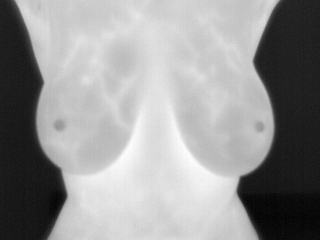
%> input picture Nipple detection/IR_0100.png, 320 x 240 px
$ octave nipple_Nasri_Chiheb.m   (GNU Octave 9; MATLAB toolbox functions it lacks are replaced by stand-ins)
%> lines starting %> are read from the running program, lines starting %| are printed output that depends on the picture; in (x1, y1, x2, y2) boxes, pixels count from 0 and x2, y2 are one past the last pixel; in counts of white or black regions, pixels touching at a corner belong together; the program's own positions count from 1
%Initialization
clc;
clear;
close;
%We get the input image
%Just insert image to process
Original_image = imread('IR_0100.png');
%> Original_image is the input picture: size 240x320x3 uint8; min 0, max 255, mean 149.4

%Segmentation part to extract only the body
%If the image is not a greyscale image we transform it
[~, ~, numberOfColorChannels] = size(Original_image);
%> numberOfColorChannels = 3
if numberOfColorChannels > 1
    GreyS_image = rgb2gray(Original_image);
end

%We apply the mask with threshold 50
binaryImage = GreyS_image < 50;
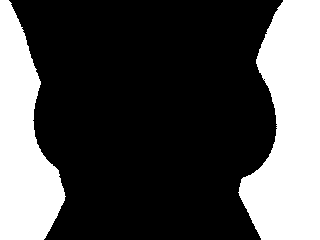
%> binaryImage: size 240x320 logical; 30.5% white; 2 white regions, box (x1, y1, x2, y2) and area: (238, 0, 320, 240) 13755, (0, 0, 66, 240) 9631

% Clean the image by filling the background pixel for better quality
binaryImage = imfill(binaryImage, 'holes');
%> binaryImage: size 240x320 logical; 30.5% white; 2 white regions, box (x1, y1, x2, y2) and area: (238, 0, 320, 240) 13756, (0, 0, 66, 240) 9631

% Apply closing and dilatation method to the image
se_close = strel('disk',10);
closed_mask = imclose(binaryImage, se_close);
%> closed_mask: size 240x320 logical; 30.5% white; 2 white regions, box (x1, y1, x2, y2) and area: (238, 0, 320, 240) 13770, (0, 0, 66, 240) 9647

se_dilate = strel('disk',10);
dilated_mask = imdilate(closed_mask, se_dilate);
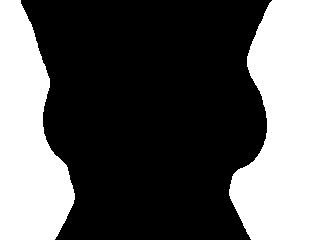
%> dilated_mask: size 240x320 logical; 37% white; 2 white regions, box (x1, y1, x2, y2) and area: (229, 0, 320, 240) 16314, (0, 0, 75, 240) 12102

%Revert the image
mask = imcomplement(dilated_mask);

%Segmentation of the image
Seg = GreyS_image;
Seg(~mask) = 0;
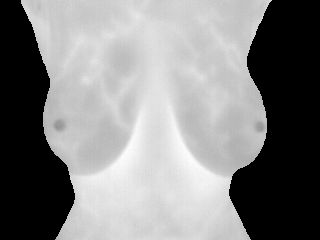
%> Seg: size 240x320 uint8; min 0, max 255, mean 131.5

%%%%%%%%%%%%%%%%%%%%%%%%%%%%%%%%%%%%%%%%%%%%%%%%%%%%%%%%%%%%%%%%%%%%%%%%%%%%

%Thresholding algorithm
Simage=mat2gray(Seg);

%Use median operator with local neighborhood of 15 pixel and constant of 0,03
%Apply median filter
median=medfilt2(Simage,[15 15]);

%Deduct the median image from the segmented image
median_result=median-Simage;
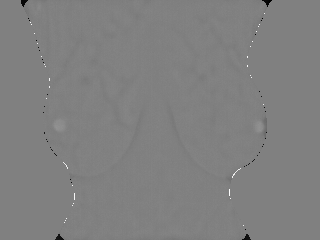
%> median_result: size 240x320 double; min -0.859, max 0.839, mean -0.00184; drawn with min black and max white

%Imbinzarize the image
Nipple_candidate=imbinarize(median_result,0.03);
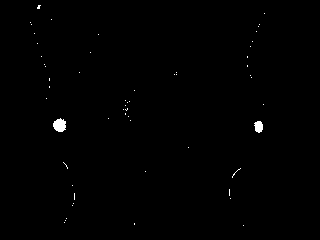
%> Nipple_candidate: size 240x320 logical; 0.42% white; 57 white regions (55 under 20 px), largest, box (x1, y1, x2, y2) and area: (53, 118, 66, 132) 137, (254, 121, 263, 133) 83

%%%%%%%%%%%%%%%%%%%%%%%%%%%%%%%%%%%%%%%%%%%%%%%%%%%%%%%%%%%%%%%%

%Nipple Selection
%First rule is already implemented by image segmentation

%2nd rule, Nipples occupy 2 small regions of the body
%Take off too small regions
Nipple_candidate_filtered = bwareaopen(Nipple_candidate,20);
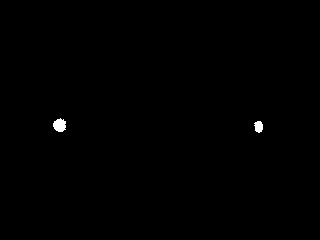
%> Nipple_candidate_filtered: size 240x320 logical; 0.29% white; 2 white regions, box (x1, y1, x2, y2) and area: (53, 118, 66, 132) 137, (254, 121, 263, 133) 83


%3rd rule, Nipples are not in upper or lower part of thermogram
%Using a threshold we will exclude these parts of the image
[Width, Length] = size(Nipple_candidate_filtered);
%> Width = 240; Length = 320
T_height_up = 0.35 * Width;
%> T_height_up = 84
T_height_down = 0.3 * Width;
%> T_height_down = 72

%Draw the part to keep
imshow(Nipple_candidate_filtered);
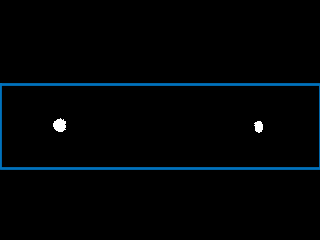
%> figure redrawn from the program's plot data
h = drawrectangle('Position',[0,Width-(T_height_down+T_height_up),Length,Width-(T_height_down+T_height_up)]);

%Create the mask
BW = createMask(h);
mask = imcomplement(BW);
%Delete the upper and lower part
Segm = Nipple_candidate_filtered;
Segm(~BW) = 0;


%4rth fact, divide in two regions
center = Length/2;
%> center = 160

%5th fact, Nipples are round

% Clean the image by fillin background pixel for better quality
im = imfill(Segm, 'holes');

%Calculate centroid to determin if it belongs to right or left
%Calculate circulatrity and area of the candidates to get the nipples

stats =  regionprops(im,'Centroid','Circularity','Area');
%> stats = 2 regions; Area, Centroid and Circularity: 137 [60.3 125.8] 0.812, 83 [259.3 127.3] 0.866

%All our candidates are now in stats variable
%Analysis of the candidate using centroids ,circularity and Area as criteria
%Start by separating left and right region candidates
%We fill two dictionnaries with the candidates and their characteristics

leftC=struct('Centroid',[],'Circularity',{},'Area',{});
rightC=struct('Centroid',[],'Circularity',{},'Area',{});
for i = 1:length(stats)
    if stats(i).Centroid(1) < center
    leftC(end+1) = stats(i);
    else
        rightC(end+1) = stats(i);
    end
end
%> this loop made 2 passes
%> after the loop, leftC = 1 region; Centroid, Circularity and Area: [60.3 125.8] 0.812 137; rightC = 1 region; Centroid, Circularity and Area: [259.3 127.3] 0.866 83

 %For each right and left candidates we determin wich is the nipple
 %by comparing first circularity and taking index of it
 [~,Lc] = max([leftC.Circularity]);
%> Lc = 1
 left_nipple_index_maxC = Lc;
%> left_nipple_index_maxC = 1
 [~,Rc] = max([rightC.Circularity]);
%> Rc = 1
 right_nipple_index_maxC = Rc;
%> right_nipple_index_maxC = 1

 %Then we compare the area
 [~,La] = max([leftC.Area]);
%> La = 1
 left_nipple_index_maxA = La;
%> left_nipple_index_maxA = 1
 [~,Ra] = max([rightC.Area]);
%> Ra = 1
 right_nipple_index_maxA = Ra;
%> right_nipple_index_maxA = 1

 %If the index of the candidate with biggest Circularity correspond
 %The index of the biggest area we skip else we chose the one with biggest
 %Area

 if left_nipple_index_maxC == left_nipple_index_maxA
    Left_nipple_index = left_nipple_index_maxC;
%> Left_nipple_index = 1
 else
     Left_nipple_index = left_nipple_index_maxA;
 end
 %We do the same with the right part
 if right_nipple_index_maxC == right_nipple_index_maxA
    right_nipple_index = right_nipple_index_maxC;
%> right_nipple_index = 1
 else
     right_nipple_index = right_nipple_index_maxA;
 end

 %Add markers on the nipple position

 pos = [leftC(Left_nipple_index).Centroid;rightC(right_nipple_index).Centroid];
%> pos = [60.3 125.8; 259.3 127.3]
 final = insertMarker(Original_image,pos,'color','green','size',7);

 %Final plot of the process
 subplot(2,2,1);
 imshow(Original_image);
 title('Original Image');
 subplot(2,2,2);
 imshow(Seg);
 title('Segmented Image');
 subplot(2,2,3);
 imshow(Nipple_candidate);
 title('Nipple candidate');
 subplot(2,2,4);
 imshow(final);
 title('Final result');

$ run again, with Nipple detection/IR_3635.png copied over Nipple detection/IR_0100.png
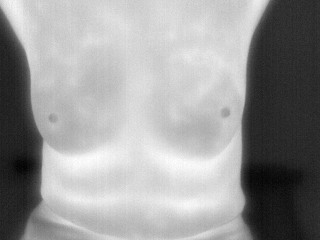
%> input picture Nipple detection/IR_3635.png, 320 x 240 px
%> Original_image is the input picture: size 240x320x3 uint8; min 0, max 255, mean 152.9
%> `binaryImage = GreyS_image < 50;`:
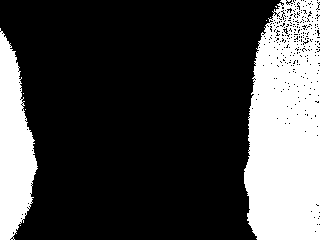
%> binaryImage: size 240x320 logical; 26.6% white; 8 white regions (6 under 20 px), largest, box (x1, y1, x2, y2) and area: (244, 0, 320, 240) 15304, (0, 28, 38, 240) 5137
%> closed_mask: size 240x320 logical; 27.8% white; 2 white regions, box (x1, y1, x2, y2) and area: (244, 0, 320, 240) 16061, (0, 28, 38, 240) 5316
%> dilated_mask: size 240x320 logical; 33.7% white; 2 white regions, box (x1, y1, x2, y2) and area: (235, 0, 320, 240) 18403, (0, 19, 47, 240) 7509
%> Nipple_candidate: size 240x320 logical; 0.95% white in thin lines or dots, all inside (x1, y1, x2, y2) = (5, 3, 260, 238)
%> Nipple_candidate_filtered: size 240x320 logical; 0.27% white; 3 white regions, box (x1, y1, x2, y2) and area: (221, 106, 231, 118) 90, (48, 114, 58, 123) 67, (40, 222, 61, 229) 52
%> `imshow(Nipple_candidate_filtered);`:
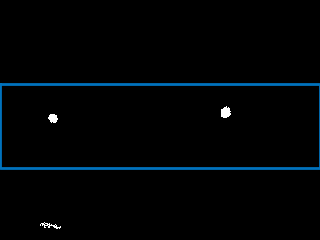
%> figure redrawn from the program's plot data
%> Segm: size 240x320 logical; 0.2% white; 2 white regions, box (x1, y1, x2, y2) and area: (221, 106, 231, 118) 90, (48, 114, 58, 123) 67
%> stats = 2 regions; Area, Centroid and Circularity: 90 [226.2 113] 0.8, 67 [53.6 118.9] 0.889
%> the loop `for i = 1:length(stats)` made 2 passes
%> after the loop `for i = 1:length(stats)`: leftC = 1 region; Centroid, Circularity and Area: [53.6 118.9] 0.889 67; rightC = 1 region; Centroid, Circularity and Area: [226.2 113] 0.8 90
%> Lc = 1
%> pos = [53.61 118.9; 226.2 113]
